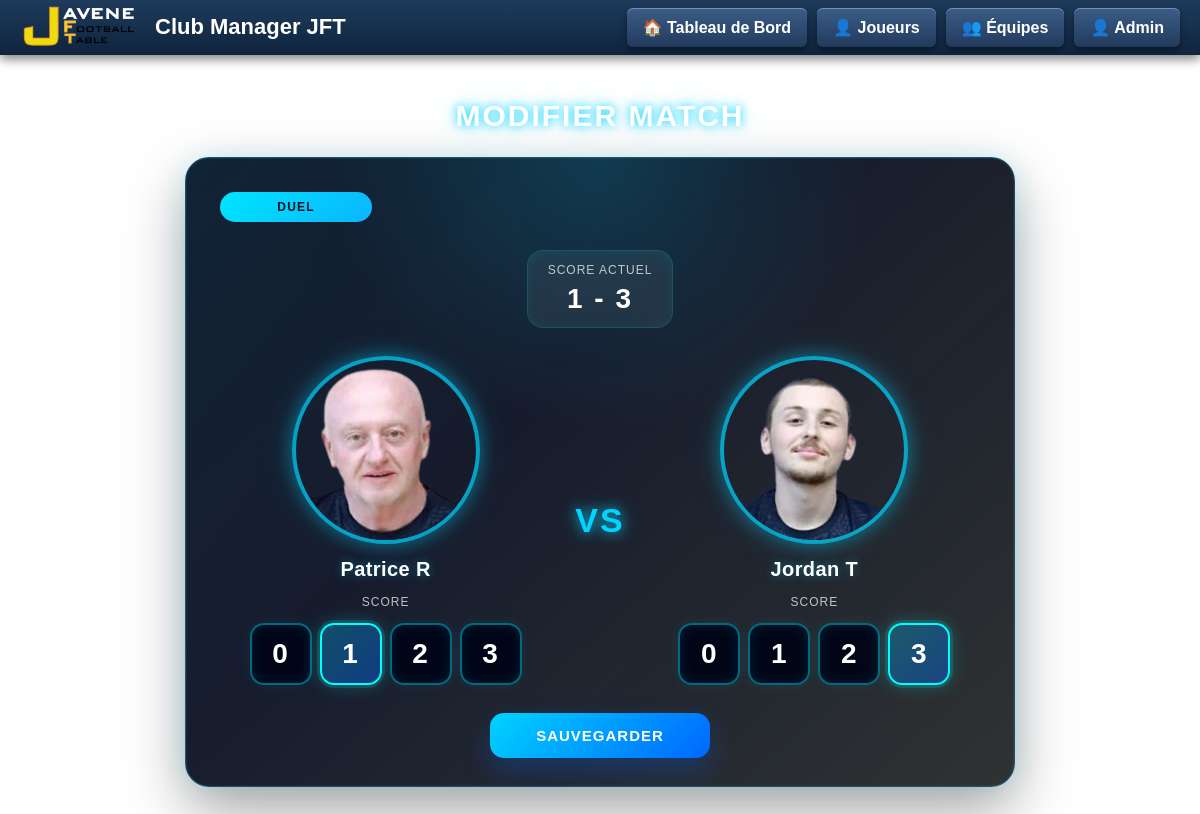
Screenshot of /admin/match/edit/1088 with the database file from the repository.
### app.py (models this page shows)
class Match(db.Model):
    id = db.Column(db.Integer, primary_key=True)
    date = db.Column(db.String(20))
    playerA_id = db.Column(db.Integer, db.ForeignKey('player.id'))
    playerB_id = db.Column(db.Integer, db.ForeignKey('player.id'))
    playerA = db.relationship("Player", foreign_keys=[playerA_id])
    playerB = db.relationship("Player", foreign_keys=[playerB_id])
    scoreA = db.Column(db.Integer)
    scoreB = db.Column(db.Integer)
    type = db.Column(db.String(10))
    season_id = db.Column(db.Integer, db.ForeignKey('season.id'))

class Player(db.Model):
    id = db.Column(db.Integer, primary_key=True)
    name = db.Column(db.String(100))
    photo = db.Column(db.String(200), default="/static/img/default.png")
    sexe = db.Column(db.String(1), default="M")
    actif = db.Column(db.Boolean, default=True)
    team = db.Column(db.String(1))  # "A", "B" ou NULL
    force_team_b = db.Column(db.Boolean, default=False)
    card_background = db.Column(db.String(200))
    card_video = db.Column(db.String(200), nullable=True)
    duel = db.Column(db.Integer, default=0)
    goal = db.Column(db.Integer, default=0)
    goal_won = db.Column(db.Integer, default=0)
    matches = db.Column(db.Integer, default=0)
    matches_duel = db.Column(db.Integer, default=0)
    matches_goal = db.Column(db.Integer, default=0)
    wins = db.Column(db.Integer, default=0)
    losses = db.Column(db.Integer, default=0)
    elo = db.Column(db.Integer, default=1000)
    membre_club = db.Column(db.Boolean, default=True)
    interclub = db.Column(db.Boolean, default=False)
    interclub_wins = db.Column(db.Integer, default=0)
    atelier_duel = db.Column(db.Boolean, default=True)
    atelier_goal = db.Column(db.Boolean, default=True)
    external_club = db.Column(db.String(100))
    club_logo = db.Column(db.String(200))
    dette = db.Column(db.Float, default=0)
    chbb = db.Column(db.Boolean, default=False)
    chbb_count = db.Column(db.Integer, default=3)
    chbb_date1 = db.Column(db.String(50))
    chbb_date2 = db.Column(db.String(50))
    chbb_date3 = db.Column(db.String(50))

### app.py (the view, shortened to what this page needs)
@app.route("/admin/match/edit/<int:id>", methods=["GET", "POST"])
def edit_match(id):
    match = Match.query.get_or_404(id)
    players = Player.query.all()
    players_dict = {p.id: p for p in players}
    return render_template(
        "admin_match_edit.html",
        match=match,
        players_dict=players_dict
    )

### app.py (called while the page is built)
@app.after_request
def add_header(response):
    response.headers["Cache-Control"] = "no-store"
    return response

### templates/admin_match_edit.html (shortened to what this page needs)
{% extends "base.html" %}
{% block content %}
<div class="admin-container">
    <h2>Modifier match</h2>
    <div class="match-edit-card">
        <div class="match-type-badge match-type-{{ (match.type or '')|lower }}">
            {{ match.type }}
        </div>
        <form method="POST" class="score-form">
            <div class="current-score-banner">
                <span class="current-score-label">Score actuel</span>
                <strong>{{ match.scoreA if match.scoreA is not none else "-" }} - {{ match.scoreB if match.scoreB is not none else "-" }}</strong>
            </div>
            <div class="players">
                <div class="player">
                    <img src="{{ players_dict[match.playerA_id].photo if match.playerA_id in players_dict else '/static/img/default.png' }}">
                    <h3>{{ players_dict[match.playerA_id].name if match.playerA_id in players_dict else "Joueur A" }}</h3>
                    <label>Score</label>
                    <div class="score-picker" role="radiogroup" aria-label="Score joueur A">
                        {% for score in range(0, 4) %}
                        <label class="score-option">
                            <span>{{ score }}</span>
                        </label>
                        {% endfor %}
                    </div>
                </div>
                <div class="vs">VS</div>
                <div class="player">
                    <img src="{{ players_dict[match.playerB_id].photo if match.playerB_id in players_dict else '/static/img/default.png' }}">
                    <h3>{{ players_dict[match.playerB_id].name if match.playerB_id in players_dict else "Joueur B" }}</h3>
                    <label>Score</label>
                    <div class="score-picker" role="radiogroup" aria-label="Score joueur B">
                        {% for score in range(0, 4) %}
                        <label class="score-option">
                            <span>{{ score }}</span>
                        </label>
                        {% endfor %}
                    </div>
                </div>
            </div>
            <button type="submit" class="btn-save">
                Sauvegarder
            </button>
        </form>
    </div>
</div>
{% endblock %}

### static/css/style.css (style rules this page uses)
body { margin: 0; font-family: Arial; }

### static/css/edit_match.css (style rules this page uses)
body.edit_match { background: url("/static/img/background/background-1.png") center/cover no-repeat fixed; min-height: 100vh; }
body.edit_match .admin-container { display: flex; flex-direction: column; align-items: center; gap: 24px; min-height: calc(100vh - 150px); justify-content: center; }
body.edit_match .admin-container h2 { margin: 0; font-size: 30px; color: #ffffff; letter-spacing: 2px; text-transform: uppercase; text-shadow: 0 0 10px rgba(0, 212, 255, 0.9), 0 0 20px rgba(0, 212, 255, 0.45); }
.match-edit-card { position: relative; width: min(760px, 100%); padding: 34px 34px 28px; border-radius: 24px; background: linear-gradient(145deg, rgba(2, 6, 23, 0.94), rgba(15, 23, 42, 0.94)); border: 1px solid rgba(0, 212, 255, 0.32); box-shadow: inset 0 0 0 1px rgba(255, 255, 255, 0.04), 0 24px 60px rgba(0, 0, 0, 0.35), 0 0 30px rgba(0, 212, 255, 0.14); backdrop-filter: blur(10px); -webkit-backdrop-filter: blur(10px); overflow: hidden; color: white; }
.match-edit-card::before { content: ""; position: absolute; inset: 0; background: radial-gradient(circle at top, rgba(0, 212, 255, 0.16), transparent 36%), linear-gradient(135deg, rgba(0, 212, 255, 0.08), transparent 40%, rgba(255, 215, 0, 0.08)); pointer-events: none; }
.match-type-badge { position: relative; z-index: 1; display: inline-flex; align-items: center; justify-content: center; min-width: 120px; padding: 8px 16px; margin-bottom: 28px; border-radius: 999px; font-size: 12px; font-weight: 800; letter-spacing: 1.2px; text-transform: uppercase; color: #08121d; }
.match-type-duel { background: linear-gradient(135deg, #00e5ff, #0ab5ff); }
.score-form { position: relative; z-index: 1; display: flex; flex-direction: column; align-items: center; gap: 28px; }
.current-score-banner { display: flex; flex-direction: column; align-items: center; gap: 6px; padding: 12px 20px; border-radius: 16px; background: rgba(255, 255, 255, 0.06); border: 1px solid rgba(0, 229, 255, 0.16); box-shadow: inset 0 0 18px rgba(0, 212, 255, 0.08); }
.current-score-label { font-size: 12px; letter-spacing: 1px; text-transform: uppercase; color: rgba(255, 255, 255, 0.72); }
.current-score-banner strong { font-size: 28px; color: #ffffff; letter-spacing: 2px; }
.players { display: grid; grid-template-columns: minmax(0, 1fr) auto minmax(0, 1fr); align-items: center; gap: 24px; width: 100%; }
.match-edit-card .player { display: flex; flex-direction: column; align-items: center; gap: 14px; }
.match-edit-card .player img { width: 180px; height: 180px; border-radius: 50%; border: 4px solid rgba(0, 212, 255, 0.72); object-fit: cover; box-shadow: 0 0 16px rgba(0, 212, 255, 0.4), 0 0 34px rgba(0, 212, 255, 0.18); }
.match-edit-card .player h3 { margin: 0; color: #ffffff; font-size: 20px; font-weight: 800; letter-spacing: 0.4px; text-align: center; text-shadow: 0 0 10px rgba(0, 212, 255, 0.38); }
.match-edit-card .player label { font-size: 12px; letter-spacing: 1px; text-transform: uppercase; color: rgba(255, 255, 255, 0.72); }
.score-picker { display: grid; grid-template-columns: repeat(4, 1fr); gap: 8px; }
.score-option { position: relative; display: block; cursor: pointer; }
.score-option span { display: flex; align-items: center; justify-content: center; width: 58px; height: 58px; border-radius: 14px; border: 2px solid rgba(0, 229, 255, 0.45); background: rgba(2, 6, 23, 0.96); color: #ffffff; font-size: 28px; font-weight: 900; text-align: center; box-shadow: inset 0 0 14px rgba(0, 212, 255, 0.12), 0 0 14px rgba(0, 212, 255, 0.08); transition: transform 0.15s ease, box-shadow 0.15s ease, border-color 0.15s ease, background 0.15s ease; }
.score-option input:checked + span { border-color: #00ffff; background: linear-gradient(135deg, rgba(0, 212, 255, 0.28), rgba(0, 102, 255, 0.4)); box-shadow: 0 0 0 3px rgba(0, 255, 255, 0.14), 0 0 18px rgba(0, 255, 255, 0.26); }
.vs { color: #00d4ff; font-size: 34px; font-weight: 900; letter-spacing: 2px; text-shadow: 0 0 12px rgba(0, 212, 255, 0.8), 0 0 24px rgba(0, 212, 255, 0.4); }
.btn-save { min-width: 220px; padding: 14px 28px; border: none; border-radius: 14px; background: linear-gradient(135deg, #00d4ff, #0066ff); color: #ffffff; font-size: 15px; font-weight: 800; letter-spacing: 1px; text-transform: uppercase; cursor: pointer; box-shadow: 0 12px 28px rgba(0, 102, 255, 0.28); transition: transform 0.2s ease, box-shadow 0.2s ease; }

### rows the page displays
Match: type "DUEL", scoreA "1", scoreB "3"
Player: photo (picture), name "Patrice R"
Player: photo (picture), name "Jordan T"

### other values shown
{{ score }} "0" "1" "2" "3"
